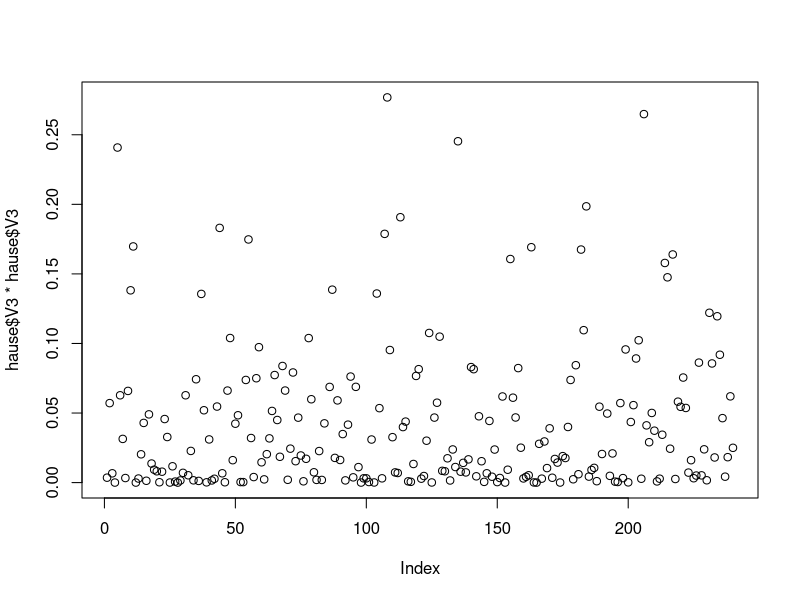
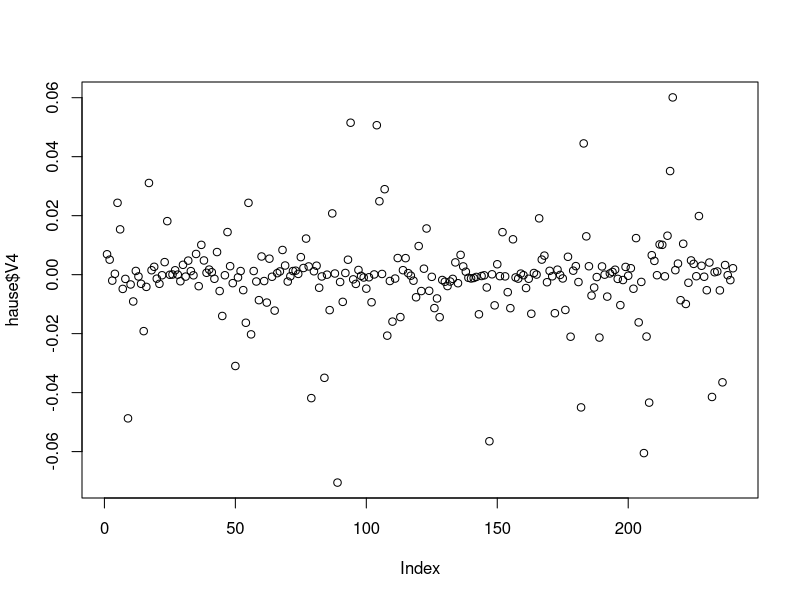
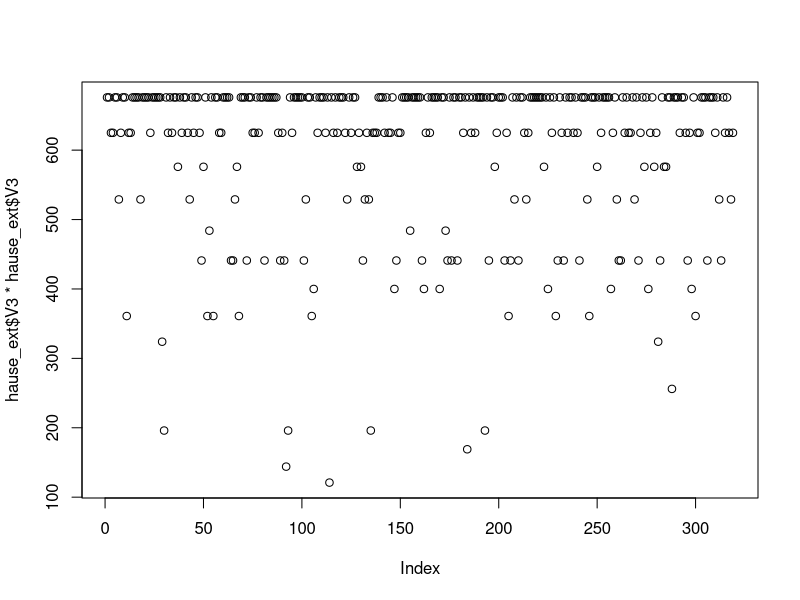
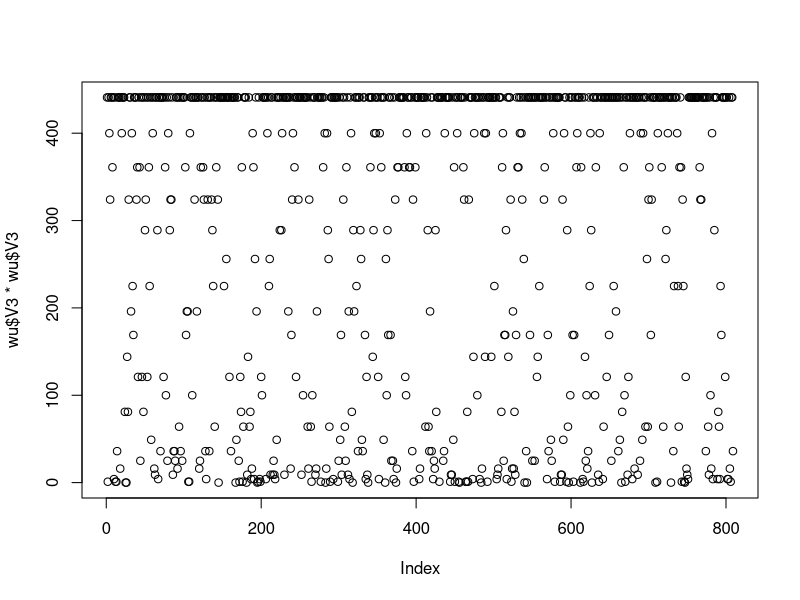

These figures' R source, in order:
hause = read.table("hause-mrna-protein-correlation.txt")

png("hause-mrna-protein-r-squared.png")
plot(hause$V3 * hause$V3)
dev.off()

png("hause-mrna-protein-covariance.png")
plot(hause$V4)
dev.off()

hause_ext = read.table("hause-mrna-protein-ext-correlation.txt")

png("hause-mrna-protein-ext-r-squared.png")
plot(hause_ext$V3 * hause_ext$V3)
dev.off()

wu = read.table("wu-mrna-protein-correlation.txt")

png("wu-mrna-protein-r-squared.png")
plot(wu$V3 * wu$V3)
dev.off()
